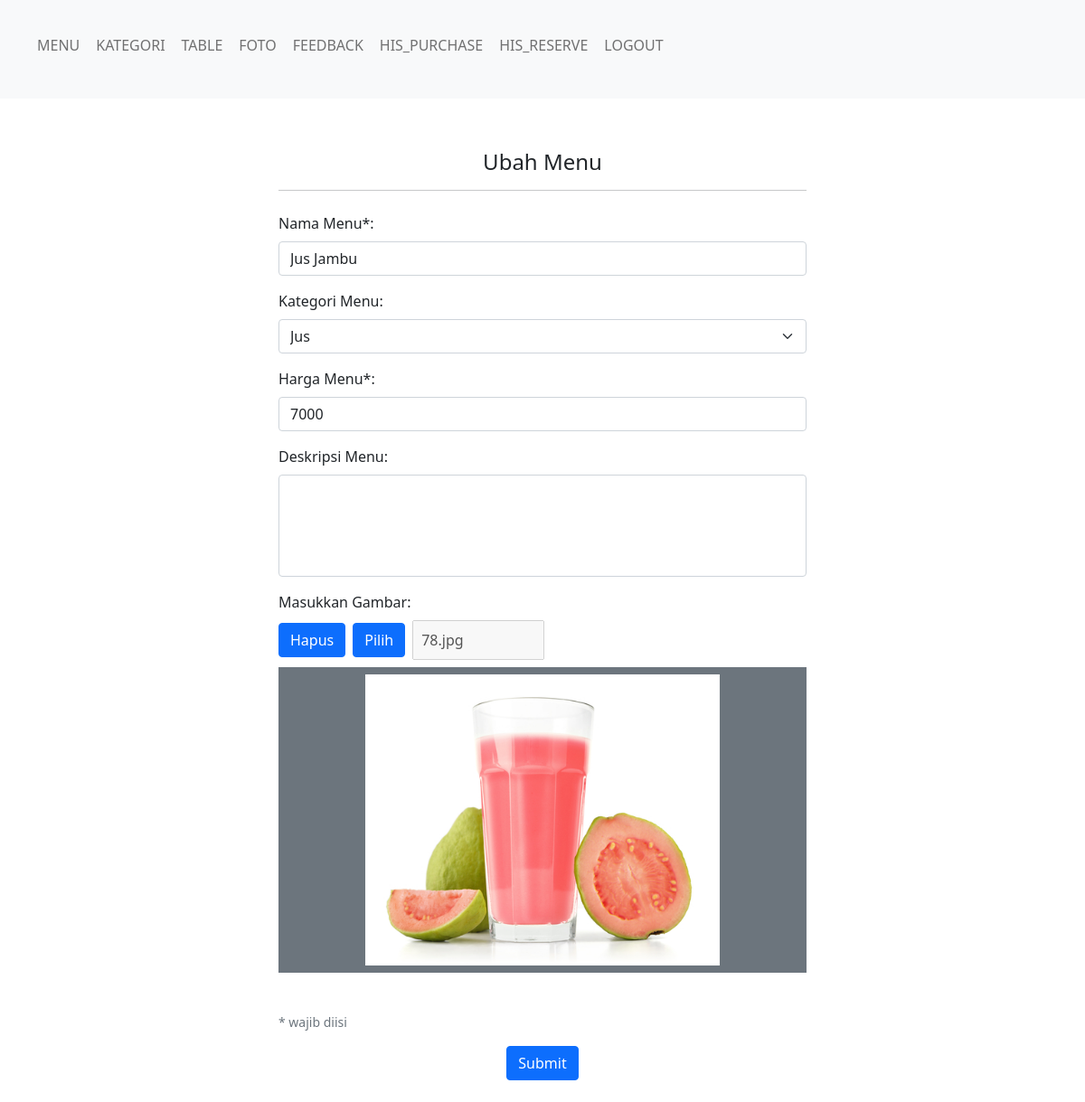
Screenshot of /administrator/addEdit.php?id=78 (signed in) with the database file from the repository.
### tables this page shows
CREATE TABLE IF NOT EXISTS `menu_tb` (
  `id` int(255) NOT NULL AUTO_INCREMENT,
  `nama_makanan` varchar(100) NOT NULL DEFAULT '0',
  `harga_makanan` int(10) NOT NULL DEFAULT 0,
  `deskripsi_makanan` varchar(400) DEFAULT '0',
  `gambar_makanan` varchar(255) DEFAULT 'non.png',
  `kategori_id` int(255) NOT NULL DEFAULT 0,
  PRIMARY KEY (`id`),
  KEY `menu_kat_rel` (`kategori_id`)
);

### administrator/addEdit.php (the view, shortened to what this page needs)
<?php
    include('_dbconfig/dbConfig.php');
    if(isset($_GET['id'])){
        $id = $_GET['id'];
        $stmt = $db->prepare('SELECT * FROM menu_tb WHERE id = :id');
        $stmt->bindParam(':id', $id, PDO::PARAM_INT, 255);
        $stmt->execute();
        $output = $stmt->fetch(PDO::FETCH_ASSOC);
    }
?>
<!DOCTYPE html>
<html translate="no">
    <head>
        <?php include("_library/lib-include.php") ?>
    </head>
    <body>
        <?php
            include('_framework/header.php');
        ?>
        <div class="mt-5 p-2 m-auto" style="max-width: 600px">
            <h4 class="text-center">
                <?php
                    if(isset($_GET['id'])){
                        echo 'Ubah Menu';
                    }
                    else{
                        echo 'Tambahkan Menu Baru';
                    }
                ?>
            </h4>
            <hr>
            <form action=<?php
                if(isset($_GET['id'])){
                    echo '"edit.php"';
                }
                else{
                    echo '"add.php"';
                }
            ?> method="POST" enctype="multipart/form-data">
                <div class="py-2">
                    <label class="form-label" for="namaMakanan">Nama Menu*:</label>
                    <input id="namaMakanan" name="namaMakanan" value="<?php
                        if(isset($_GET['id'])){
                            echo $output['nama_makanan'];
                        }
                    ?>" type="text" class="form-control" required/>
                </div>
                <div class="py-2">
                    <label class="form-label" for="kategoriMakanan">Kategori Menu:</label>
                    <select class="form-select" name="kategoriMakanan">
                        <?php
                            $stmt = $db->prepare('SELECT * FROM kategori_tb');
                            $stmt->execute();
                            $kategoriOutput = $stmt->fetchAll(PDO::FETCH_ASSOC);
                            for($i=0;$i<count($kategoriOutput);$i++){
                                if($output['kategori_id']==$kategoriOutput[$i]['id']){
                                    echo '<option value="'.$kategoriOutput[$i]['id'].'" selected>'.$kategoriOutput[$i]['nama_kategori'].'</option>';
                                }
                                else{
                                    echo '<option value="'.$kategoriOutput[$i]['id'].'">'.$kategoriOutput[$i]['nama_kategori'].'</option>';
                                }
                            }
                        ?>
                    </select>
                </div>
                <div class="py-2">
                    <label class="form-label" for="hargaMakanan">Harga Menu*:</label>
                    <input id="hargaMakanan" name="hargaMakanan" value="<?php
                        if(isset($_GET['id'])){
                            echo $output['harga_makanan'];
                        }
                    ?>" type="text" class="form-control" required/>
                </div>
                <div class="py-2">
                    <label class="form-label" for="deskripsiMakanan">Deskripsi Menu:</label>
                    <textarea name="deskripsiMakanan" class="form-control" style="resize: none;height:3cm"><?php
                    ?> </textarea>
                </div>
                <div class="py-2">
                    <label class="form-label" for="gambarMakanan">Masukkan Gambar:</label>
                    <div class="d-flex align-items-center">
                        <button type="button" id="deleteGambarBtn" class="btn btn-primary h-100">Hapus</button>
                        <button type="button" id="gambarMakananBtn" class="btn btn-primary h-100 ms-2">Pilih</button>
                        <input id="gambarMakananName" value=<?php
                            if(isset($_GET['id'])){
                                echo'"'.$output['gambar_makanan'].'"';
                            }
                            else{
                                echo'""';
                            }
                        ?> type="text" class="w-25 p-2 ms-2" disabled/>
                    </div>
                    <div class="py-2">
                        <div class="bg-secondary d-flex justify-content-center">
                            <img id="imageReview" class="p-2" src=<?php
                                if(isset($_GET['id'])){
                                    echo '"img/menu/'.$output['gambar_makanan'].'?dummy='.filemtime(dirname(__FILE__).'/img/menu/'.$output['gambar_makanan']).'"';
                                }
                                else{
                                    echo'"img/menu/non.png"';
                                }
                            ?>style="width: 70%;"/>
                        </div>
                    </div>
                </div>
                <br>
                <p class="form-text">* wajib diisi</p>
                <p class="text-center">
                    <button type="submit" name="submitBtn" class="btn btn-primary">Submit</button>
                </p>
            </form>
        </div>
    </body>
</html>

### rows the page displays
menu_tb: namaMakanan "Jus Jambu", hargaMakanan "7000", gambar_makanan "78.jpg", gambar_makanan (placeholder picture)

### other values shown
form field kategoriMakanan "Jus"
